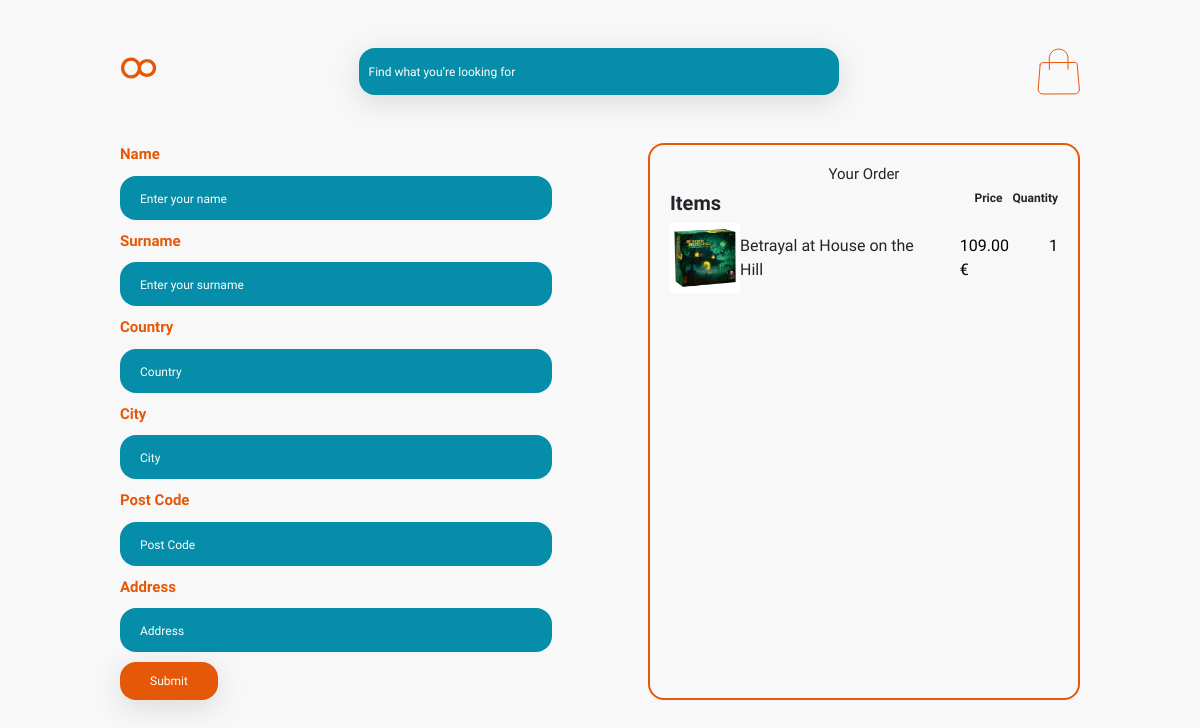
/payment/game/1 (signed in), run on the app's committed database.
### eightStore/models.py (models this page shows, shortened)
class Game(models.Model):
    title=models.CharField(max_length=200, null=True)
    short_description=models.TextField(max_length=300, null=True)
    num_players=models.IntegerField()
    playing_time=models.IntegerField()
    age=models.IntegerField()
    language=models.CharField(max_length=200, null=True)
    price=models.DecimalField(max_digits=10, decimal_places=2)
    long_description=models.TextField(max_length=1000, null=True)
    category=models.ForeignKey(Category, on_delete=models.SET_NULL, null=True)
    image = models.ImageField(upload_to='static/games', null=True)
    type=models.CharField(max_length=10, null=True)

### eightStore/views.py (the view)
# urls.py: path('payment/<str:item_type>/<int:id>', views.payment, name='payment'),
@login_required(login_url='/login')
def payment(request, item_type, id):
    if item_type == 'game':
        item = Game.objects.get(id = id)
    else:
        item = Toy.objects.get(id = id)
    return render(request, 'payment.html', {'item': item})

### eightStore/templates/payment.html (shortened to what this page needs)
<!DOCTYPE html>
<html lang="en">
  <head>
    {% load bootstrap5 %} {% bootstrap_css %} {% bootstrap_javascript %}
  </head>
  <body>
    <div class="wrapper">
      <header class="d-flex justify-content-between mt-5">
        {% load static %}
        <a href="/">
          <img
            class="logo"
            id="logoicon"
            src="{% static 'logo.svg' %}"
            alt="logo"
          />
        </a>
        <input
          class="search-bar border-0"
          placeholder="Find what you’re looking for"
        />
        {% if request.user.is_authenticated %} {% load static %}
        <img src="{% static 'basket.svg' %}" alt="basket" />
        {% endif %}
      </header>
      <div class="d-flex mt-5">
        <div class="required-info-payment d-flex flex-column">
          <form action="GET" class="d-flex flex-column">
            <label for="name">Name</label>
            <input type="text" name="name" placeholder="Enter your name" />
            <label for="surname">Surname</label>
            <input
              type="text"
              name="surname"
              placeholder="Enter your surname"
            />
            <label for="country">Country</label>
            <input type="text" name="country" placeholder="Country" />
            <label for="city">City </label>
            <input type="text" name="city" placeholder="City" />
            <label for="postcode">Post Code </label>
            <input type="text" name="postcode" placeholder="Post Code" />
            <label for="address">Address</label>
            <input type="text" name="address" placeholder="Address" />
          </form>
          <a href="/orderSuccess">
            <button id="orderSubmit">Submit</button>
          </a>
        </div>
        <div class="payment-options d-flex flex-column">
          <div class="order-info d-flex flex-column">
            <h3 class="title-order">Your Order</h3>
            <div class="product-order-info d-flex flex-column">
              <div class="order-column d-flex justify-content-between">
                <h1>Items</h1>
                <div class="price-quantity h2 d-flex">
                  <h2>Price</h2>
                  <h2>Quantity</h2>
                </div>
              </div>
              <div class="product-ordered">
                {% load static %}
                <img src="/{{item.image}}" />
                <span>{{item.title}}</span>
                <div class="price-quantity">
                  <span class="product-order-price">{{item.price}} &euro;</span>
                  <span class="product-order-quantity">1</span>
                </div>
              </div>
            </div>
          </div>
        </div>
      </div>
    </div>
  </body>
</html>

### eightStore/templates/payment.html (style rules this page uses)
html, body { width: 100%; height: 100%; margin: 0; padding: 0; box-sizing: border-box; background-color: #f8f8f8; font-family: "Saira", sans-serif; }
.wrapper { width: 80%; height: 100%; margin: auto; }
.logo { width: 40px; height: 40px; cursor: pointer; }
.search-bar { display: flex; align-items: center; background-color: #068da9; color: #ecf8f9; width: 50%; padding: 10px; border-radius: 16px; border-color: #068da9; font-size: 12px; box-shadow: rgba(100, 100, 111, 0.2) 0px 7px 29px 0px; }
input::placeholder { color: white; }
.required-info-payment { width: 45%; margin: 0 auto 0 0; }
.required-info-payment label { font-size: 15px; color: #e55807; font-weight: bolder; }
.required-info-payment input { background-color: #068da9; width: 100%; border: none; border-radius: 16px; color: white; padding: 10px 20px; margin-top: 10px; margin-bottom: 10px; }
.required-info-payment input::placeholder { font-size: 12px; color: white; }
.payment-options { width: 45%; margin: 0 0 0 auto; border: 2px solid #e55807; border-radius: 16px; padding: 20px; }
.title-order { font-size: 15px; display: flex; justify-content: center; }
.order-column h1 { font-size: 20px; font-weight: bolder; }
.order-info { height: 100%; }
.price-quantity { display: flex; }
.price-quantity h2 { font-size: 12px; font-weight: bolder; margin-left: 10px; }
.product-order-info { height: 100%; }
.product-ordered { display: flex; align-items: center; justify-content: space-between; }
.price-quantity span { margin-left: 40px; color: black !important; }
.product-ordered img { width: 70px; height: 70px; }
#orderSubmit { padding: 10px 30px; border-radius: 16px; border: none; background-color: #e55807; color: white; box-shadow: rgba(100, 100, 111, 0.2) 0px 7px 29px 0px; font-size: 12px; }

### data on the page
Game: image (picture), title "Betrayal at House on the Hill", price "109.00"
